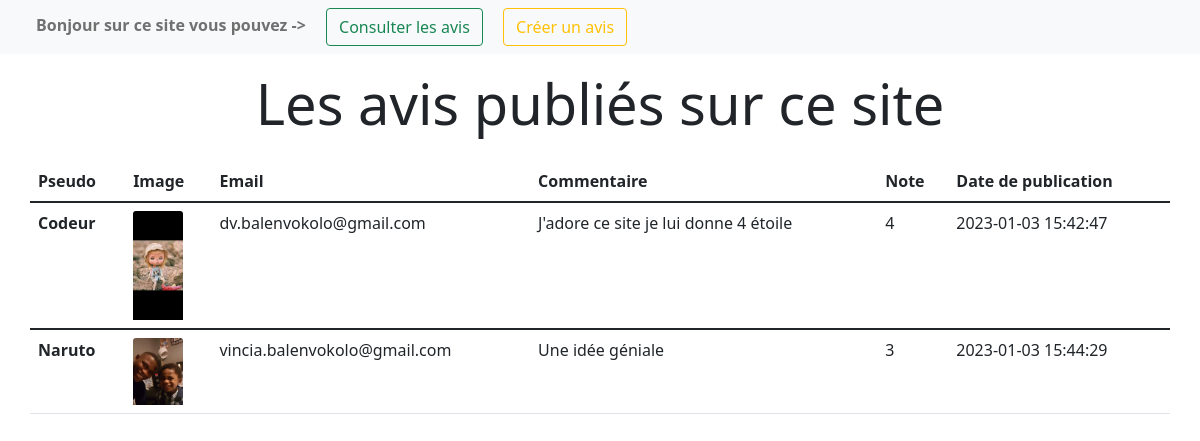
/testTech/mesAvis.php, run on the app's committed database.
### tables this page shows
CREATE TABLE IF NOT EXISTS `avis` (
  `avisID` int(11) NOT NULL AUTO_INCREMENT,
  `email` varchar(255) NOT NULL,
  `pseudo` varchar(255) NOT NULL,
  `commentaire` text NOT NULL,
  `image` varchar(255) DEFAULT NULL,
  `noteID` int(11) DEFAULT NULL,
  `createdAt` timestamp NOT NULL DEFAULT CURRENT_TIMESTAMP,
  PRIMARY KEY (`avisID`),
  KEY `FK_note` (`noteID`)
);

### testTech/functions/avis.php (called while the page is built, shortened)
<?php
function getAvis() {
    global $dbh;
    $query = $dbh->prepare('
        SELECT * FROM avis order by createdAt
    ');
    $query->execute();
    return $query->fetchAll();
}

### testTech/mesAvis.php (the view)
<?php
require_once(__DIR__ . '/partials/header.php');
$avis = getAvis();
?>
	 <div class="p-3 mx-auto text-center">
        <h1 class="display-4">Les avis publiés sur ce site</h1>
    </div>
	<table class="table container">
  <thead>
    <tr>
      <th scope="col">Pseudo</th>
        <th scope="col">Image</th>
      <th scope="col">Email</th>
      <th scope="col">Commentaire</th>
        <th scope="col">Note</th>
        <th scope="col">Date de publication</th>
    </tr>
  </thead>
<?php
foreach ($avis as $avi) { ?>
  <tbody>
    <tr>
      <th scope="row"><?= $avi['pseudo'] ?></th>
        <td>
            <img class="card-img-top" style="width:50px;"
                 src="assets/uploads/<?=$avi['image']?>"
                 alt="<?= $avi['pseudo'] ?>">
        </td>
      <td><?= $avi['email'] ?></td>
        <td><?= $avi['commentaire'] ?></td>
        <td><?= $avi['noteID'] ?></td>
        <td><?= $avi['createdAt'] ?></td>
    </tr>
  </tbody>
<?php
}
 ?>
</table>

### testTech/partials/header.php (shortened to what this page needs)
<?php
    require_once(__DIR__ . '/../config/database.php');
    require_once(__DIR__ . '/../functions/avis.php');
?>
<!doctype html>
<html lang="fr">
<head>
    <link href="https://cdn.jsdelivr.net/npm/bootstrap@5.1.3/dist/css/bootstrap.min.css" rel="stylesheet">
    <link rel="stylesheet" href="./assets/css/style.css">
    <link rel="stylesheet" href="https://cdnjs.cloudflare.com/ajax/libs/Dropify/0.2.2/css/dropify.min.css" />
</head>
<body>
<nav class="navbar navbar-expand-lg navbar-light bg-light">
    <div class="container-fluid">
        <div class="collapse navbar-collapse" id="navbarNav">
            <div class="text-right">
                    <span class="navbar-text mx-2">
                         <strong>Bonjour sur ce site vous pouvez -> </strong>
                    </span>
                    <a class="nav-item btn btn-outline-success mx-2"
                       href="mesAvis.php">Consulter les avis</a>
                    <a class="nav-item btn btn-outline-warning mx-2"
                       href="index.php">Créer un avis</a>
            </div>
        </div>
    </div>
</nav>

### data on the page
avis: pseudo "Codeur", image (picture), email "dv.balenvokolo@gmail.com", commentaire "J'adore ce site je lui donne 4 étoile", noteID "4", createdAt "2023-01-03 15:42:47"
avis: pseudo "Naruto", image (picture), email "vincia.balenvokolo@gmail.com", commentaire "Une idée géniale", noteID "3", createdAt "2023-01-03 15:44:29"
